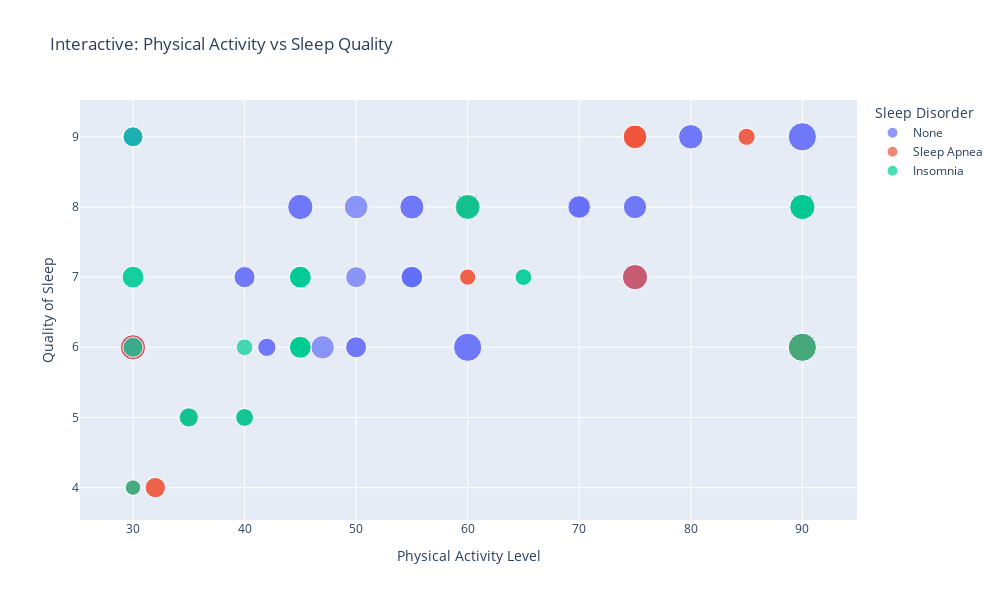

Source (notebook cell):
### Markdown cell above
Interactive Visualization Preparation - Plotly Example

### Code cell
# Install plotly if not already installed
# pip install plotly

import plotly.express as px
import plotly.graph_objects as go

# Create interactive scatter plot
fig = px.scatter(df, 
                 x='Physical Activity Level', 
                 y='Quality of Sleep',
                 size='Daily Steps',
                 color='Sleep Disorder',
                 hover_data=['Age', 'Occupation', 'Stress Level', 'Sleep Duration'],
                 title='Interactive: Physical Activity vs Sleep Quality',
                 labels={'Physical Activity Level': 'Physical Activity Level',
                        'Quality of Sleep': 'Quality of Sleep'},
                 size_max=20)

fig.update_layout(height=600, width=1000)
fig.show()

### Figure 1 — Plotly figure (JSON) as saved in the notebook; plotly's stock layout.template omitted (floating-point values rounded to 4 significant figures; data arrays with more than 128 entries replaced by an {"elided": "..."} marker saying what was removed)
{"data": [{"customdata": {"elided": "219x4 mixed values"}, "hovertemplate": "Sleep Disorder=None<br>Physical Activity Level=%{x}<br>Quality of Sleep=%{y}<br>Daily Steps=%{marker.size}<br>Age=%{customdata[0]}<br>Occupation=%{customdata[1]}<br>Stress Level=%{customdata[2]}<br>Sleep Duration=%{customdata[3]}<extra></extra>", "legendgroup": "None", "marker": {"color": "#636efa", "size": {"elided": "219 int values"}, "sizemode": "area", "sizeref": 25, "symbol": "circle"}, "mode": "markers", "name": "None", "orientation": "v", "showlegend": true, "type": "scatter", "x": {"elided": "219 int values"}, "xaxis": "x", "y": {"elided": "219 int values"}, "yaxis": "y"}, {"customdata": {"elided": "78x4 mixed values"}, "hovertemplate": "Sleep Disorder=Sleep Apnea<br>Physical Activity Level=%{x}<br>Quality of Sleep=%{y}<br>Daily Steps=%{marker.size}<br>Age=%{customdata[0]}<br>Occupation=%{customdata[1]}<br>Stress Level=%{customdata[2]}<br>Sleep Duration=%{customdata[3]}<extra></extra>", "legendgroup": "Sleep Apnea", "marker": {"color": "#EF553B", "size": [3000, 3000, 4000, 8000, 4100, 8000, 5200, 5200, 3300, 4800, 7000, 8000, 3300, 5000, 5000, 8000, 6000, 10000, 10000, 10000, 10000, 10000, 10000, 10000, 10000, 10000, 3700, 3700, 10000, 10000, 10000, 10000, 10000, 10000, 10000, 10000, 10000, 10000, 10000, 10000, 10000, 10000, 10000, 10000, 10000, 10000, 10000, 10000, 5000, 5000, 7000, 7000, 7000, 7000, 7000, 7000, 7000, 7000, 7000, 7000, 7000, 7000, 7000, 7000, 7000, 7000, 7000, 7000, 7000, 7000, 7000, 7000, 7000, 7000, 7000, 7000, 7000, 7000], "sizemode": "area", "sizeref": 25, "symbol": "circle"}, "mode": "markers", "name": "Sleep Apnea", "orientation": "v", "showlegend": true, "type": "scatter", "x": [30, 30, 40, 30, 35, 75, 32, 32, 60, 35, 60, 60, 60, 45, 45, 90, 45, 90, 90, 90, 90, 90, 90, 90, 90, 90, 85, 85, 90, 90, 90, 90, 90, 90, 90, 90, 90, 90, 90, 90, 90, 90, 90, 90, 90, 90, 90, 90, 75, 75, 75, 75, 75, 75, 75, 75, 75, 75, 75, 75, 75, 75, 75, 75, 75, 75, 75, 75, 75, 75, 75, 75, 75, 75, 75, 75, 75, 75], "xaxis": "x", "y": [4, 4, 5, 6, 5, 7, 4, 4, 7, 5, 8, 8, 7, 6, 6, 8, 6, 6, 6, 6, 6, 6, 6, 6, 6, 6, 9, 9, 6, 6, 6, 6, 6, 6, 6, 6, 6, 6, 6, 6, 6, 6, 6, 6, 6, 6, 6, 6, 9, 9, 9, 9, 9, 9, 9, 9, 9, 9, 9, 9, 9, 9, 9, 9, 9, 9, 9, 9, 9, 9, 9, 9, 9, 9, 9, 9, 9, 9], "yaxis": "y"}, {"customdata": {"elided": "77x4 mixed values"}, "hovertemplate": "Sleep Disorder=Insomnia<br>Physical Activity Level=%{x}<br>Quality of Sleep=%{y}<br>Daily Steps=%{marker.size}<br>Age=%{customdata[0]}<br>Occupation=%{customdata[1]}<br>Stress Level=%{customdata[2]}<br>Sleep Duration=%{customdata[3]}<extra></extra>", "legendgroup": "Insomnia", "marker": {"color": "#00cc96", "size": [3000, 3500, 4000, 4100, 5000, 7000, 4800, 8000, 4000, 8000, 6000, 6000, 6000, 6000, 6000, 6000, 6000, 6000, 6000, 6000, 6000, 6000, 6000, 6000, 6000, 6000, 8000, 8000, 6000, 6000, 6000, 6000, 6000, 6000, 6000, 6000, 6000, 6000, 6000, 6000, 6000, 6000, 6000, 6000, 6000, 6000, 6000, 6000, 6000, 6000, 6000, 6000, 6000, 6000, 6000, 5000, 6000, 6000, 6000, 6000, 6000, 6000, 6000, 6000, 6000, 6000, 6000, 3500, 3500, 10000, 6000, 6000, 6000, 6000, 6000, 6000, 5000], "sizemode": "area", "sizeref": 25, "symbol": "circle"}, "mode": "markers", "name": "Insomnia", "orientation": "v", "showlegend": true, "type": "scatter", "x": [30, 40, 40, 35, 30, 60, 35, 60, 40, 90, 45, 45, 45, 45, 45, 45, 45, 45, 45, 45, 45, 45, 45, 45, 45, 45, 90, 90, 45, 45, 45, 45, 45, 45, 45, 45, 45, 45, 45, 45, 45, 45, 45, 45, 45, 45, 45, 45, 45, 45, 45, 45, 45, 45, 45, 45, 30, 30, 45, 45, 45, 45, 45, 45, 45, 45, 45, 65, 65, 90, 45, 45, 45, 45, 45, 45, 30], "xaxis": "x", "y": [4, 6, 5, 5, 6, 8, 5, 8, 5, 8, 6, 7, 6, 7, 6, 7, 6, 6, 6, 6, 6, 6, 6, 6, 6, 6, 8, 8, 7, 6, 6, 6, 7, 6, 7, 6, 7, 6, 7, 6, 7, 6, 7, 6, 6, 7, 6, 6, 7, 6, 6, 7, 6, 7, 6, 7, 7, 7, 7, 7, 7, 7, 7, 7, 7, 7, 7, 7, 7, 6, 7, 7, 7, 7, 7, 7, 9], "yaxis": "y"}], "layout": {"height": 600, "legend": {"itemsizing": "constant", "title": {"text": "Sleep Disorder"}, "tracegroupgap": 0}, "title": {"text": "Interactive: Physical Activity vs Sleep Quality"}, "width": 1000, "xaxis": {"anchor": "y", "domain": [0, 1], "title": {"text": "Physical Activity Level"}}, "yaxis": {"anchor": "x", "domain": [0, 1], "title": {"text": "Quality of Sleep"}}}}
